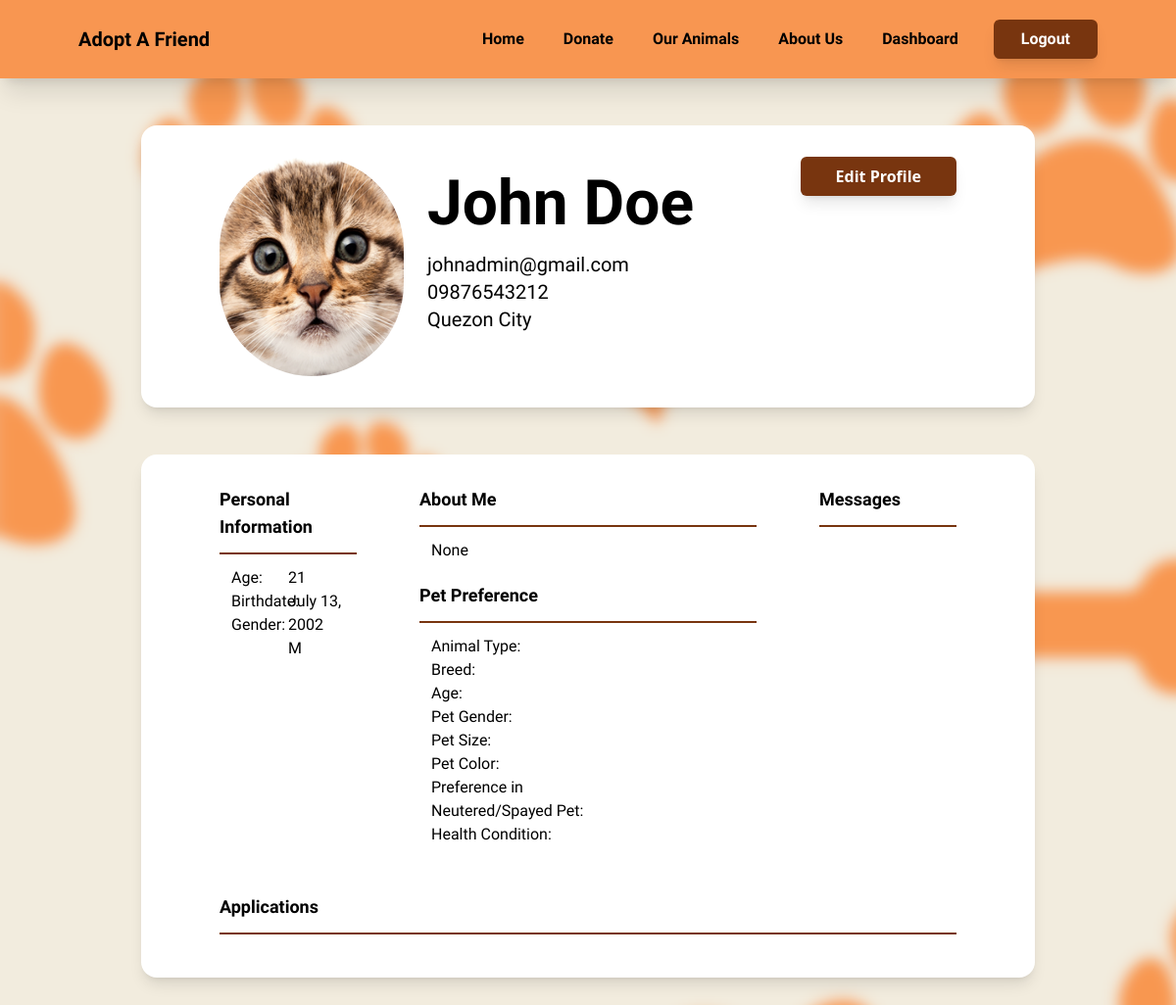
The page /profile/john-doe/1/ (signed in) on the database its author committed.
### users/models.py (models this page shows, shortened)
class Users(AbstractBaseUser, PermissionsMixin):
    email = models.EmailField(unique=True, blank=False, null=False)
    first_name = models.CharField(max_length=50, blank=False, null=False)
    last_name = models.CharField(max_length=50, blank=False, null=False)
    age = models.IntegerField(blank=False, null=False)
    gender = models.CharField(max_length=20, blank=False, null=False, choices=GENDER_CHOICES, default="")
    date_of_birth = models.DateField(blank=False, null=False)
    home_address = models.CharField(max_length=200, blank=False, null=False)
    contact_num = models.CharField(max_length=15, blank=False, null=False)
    user_bio = models.TextField(max_length=500, blank=True, null=True)
    date_joined = models.DateTimeField(default=timezone.now)
    is_staff = models.BooleanField(default=False)
    is_active = models.BooleanField(default=False)
    slug = models.SlugField(unique=True, blank=True)
    objects = CustomAccountManager()
    USERNAME_FIELD = 'email'
    REQUIRED_FIELDS = ['first_name', 'last_name', 'gender' ,'date_of_birth', 'home_address', 'contact_num']
    def get_absolute_url_for_update(self):
        return reverse("update_profile", kwargs={"slug": self.slug, "id": self.id})

class Profile(models.Model):
    user = models.OneToOneField(Users, on_delete=models.CASCADE)
    image = models.ImageField(default='static/default.png', upload_to='static/profile_pics')

### users/views.py (the view)
# urls.py: path('profile/<slug:slug>/<int:id>/', views.profile, name='profile'),
@login_required
def profile(request, slug, id):
    user = get_object_or_404(Users, slug=slug)
    try:
        adopter = Users.objects.get(pk=id)
        preference = Preference.objects.get(adopter=adopter)
        applications = Application.objects.filter(user=adopter)
    except Users.DoesNotExist:
        adopter = None
        preference = None
        applications = None
    except Preference.DoesNotExist:
        preference = None
        applications = None
    context = {
        'user': user,
        'adopter': adopter,
        'preference': preference,
        'applications': applications,
    }
    return render(request, 'users/profile.html', context)

### users/templates/users/profile.html (shortened to what this page needs)
{% load static %}
<!DOCTYPE html>
<html lang="en">
<head>
    <script src="https://cdn.tailwindcss.com"></script>
</head>
<body style="background-image: url('/static/image/bg1.png'); background-size: cover;">
    <div>
        <nav class="py-5 px-20 flex justify-between items-center shadow-xl" style="font-family: 'Imprima', sans-serif; background-color: #f89651;">
            <a href="/" class="relative text-xl font-bold">Adopt A Friend</a>
            <div class="relative flex space-x-10 ml-auto">
                <a href="{% url 'index' %}" class="py-2 text-base font-bold link-animation">Home</a>
                <a href="{% url 'donation_page' %}" class="py-2 text-base font-bold link-animation">Donate</a>
                <a href="{% url 'pet_page' %}" class="py-2 text-base font-bold link-animation">Our Animals</a>
                <a href="#" class="py-2 text-base font-bold link-animation">About Us</a>
                <div class="relative flex space-x-4">
                    {% if user.is_authenticated %}
                        {% if user.is_staff %}
                            <a href="{% url 'staff_dashboard' %}" class="py-2 mr-5 text-base font-bold link-animation">Dashboard</a>
                        {% else %}
                            <a href="{{user.get_absolute_url}}" class="py-2 mr-5 text-base font-bold link-animation">Profile</a>
                        {% endif %}
                        <a href="{% url 'logout' %}">
                            <button class="shadow-lg transition ease-in-out delay-150 font-bold text-white px-7 py-2 rounded-md hover:-translate-y-1 hover:scale-110 duration-300 bg-amber-900">
                                Logout
                            </button>
                        </a>
                    {% endif %}
                </div>
            </div>
        </nav>
    </div>
    <div class="bg-white shadow-lg mt-12 mx-36 px-20 py-8 grid grid-cols-4 gap-0 rounded-2xl">
        <div class="col-span-1">
            <img class="w-56 h-56 rounded-full" src="{{ user.profile.image.url }}">
        </div>
        <div class="col-span-2 pl-0" style="font-family: Imprima;">
            <h1 class=" font-bold pl-6" style="font-family: Imprima; font-size: 4rem;">
                {{user.first_name}} {{user.last_name}}
            </h1>
            <p class="text-xl pl-6">{{user.email}}</p>
            <p class="text-xl pl-6">{{user.contact_num}}</p>
            <p class="text-xl pl-6">{{user.home_address}}</p>
        </div>
        <div class="col-span-1 flex justify-end">
            <a href="{{user.get_absolute_url_for_update}}">
                <button class="shadow-lg transition ease-in-out delay-150 font-semibold text-white px-9 py-2 rounded-md hover:-translate-y-1 hover:scale-110 duration-300 bg-amber-900">
                    Edit Profile
                </button>
             </a>
        </div>
    </div>
    <div class="mt-12 mb-12 mx-36 px-20 py-8 grid grid-cols-4 gap-x-16 gap-y-4 rounded-2xl bg-white shadow-lg"  style="font-family: Imprima;">
        <div class="col-span-1 border-lg">
            <h1 class=" font-bold text-lg">Personal Information</h1>
            <p class="my-3 border-t-2 border-amber-900"></p>
            <div class="grid grid-cols-2 px-3" >
                <div class="col-span-1">
                    <p>Age:</p>
                    <p>Birthdate:</p>
                    <p>Gender:</p>
                </div>
                <div class="col-span-1">
                    <p class="">{{user.age}}</p>
                    <p class="">{{user.date_of_birth}}</p>
                    <p class="">{{user.gender}}</p>
                </div>
            </div>
        </div>
        <div class="col-span-2">
            <h1 class=" font-bold text-lg">About Me</h1>
            <p class="my-3 border-t-2 border-amber-900"></p>
            <div class="px-3">
                <p class="text-justify">{{user.user_bio}}</p>
            </div>
            <h1 class="pt-5  font-bold text-lg">Pet Preference</h1>
            <p class="my-3 border-t-2 border-amber-900"></p>
            <div class="px-3 grid grid-cols-3 my-3 gap-x-5">
                <p class="col-span-2">Animal Type:</p>
                <p class="flex justify-end">{{preference.preferredAnimalType}}</p>
                <p class="col-span-2">Breed:</p>
                <p class="flex justify-end">{{preference.preferredBreed}}</p>
                <p class="col-span-2">Age:</p>
                <p class="flex justify-end">{{preference.preferredAge}}</p>
                <p class="col-span-2">Pet Gender:</p>
                <p class="flex justify-end">{{preference.preferredGender}}</p>
                <p class="col-span-2">Pet Size: </p>
                <p class="flex justify-end">{{preference.preferredSize}}</p>
                <p class="col-span-2">Pet Color: </p>
                <p class="flex justify-end">{{preference.preferredColor}}</p>
                <p class="col-span-2">Preference in Neutered/Spayed Pet:</p>
                <p class="flex justify-end">{{preference.preferredSpayedorNeutered}}</p>
                <p class="col-span-2">Health Condition:</p>
                <p class="flex justify-end">{{preference.preferredHealthCondition}}</p>
            </div>
        </div>
        <div class="col-span-1  font-bold">
            <h1 class="text-lg">Messages</h1>
            <p class="my-3 border-t-2 border-amber-900"></p>
        </div>
        <div class="col-span-4">
            <h1 class="pt-5 font-bold text-lg">Applications</h1>
        <p class="my-3 border-t-2 border-amber-900"></p>
        </div>
    </div>
</body>
</html>

### users/templates/users/profile.html (style rules this page uses)
.link-animation { position: relative; color: #000; text-decoration: none; }
.link-animation::before { content: ""; position: absolute; display: block; width: 100%; height: 2px; bottom: 0; left: 0; background-color: #000; transform: scaleX(0); transform-origin: top left; transition: transform 0.3s ease; }

### rows shown on the page
Users: profile.image (placeholder picture), first_name "John", last_name "Doe", email "johnadmin@gmail.com", contact_num "09876543212", home_address "Quezon City", age "21", date_of_birth "July 13, 2002", gender "M", user_bio "None"
